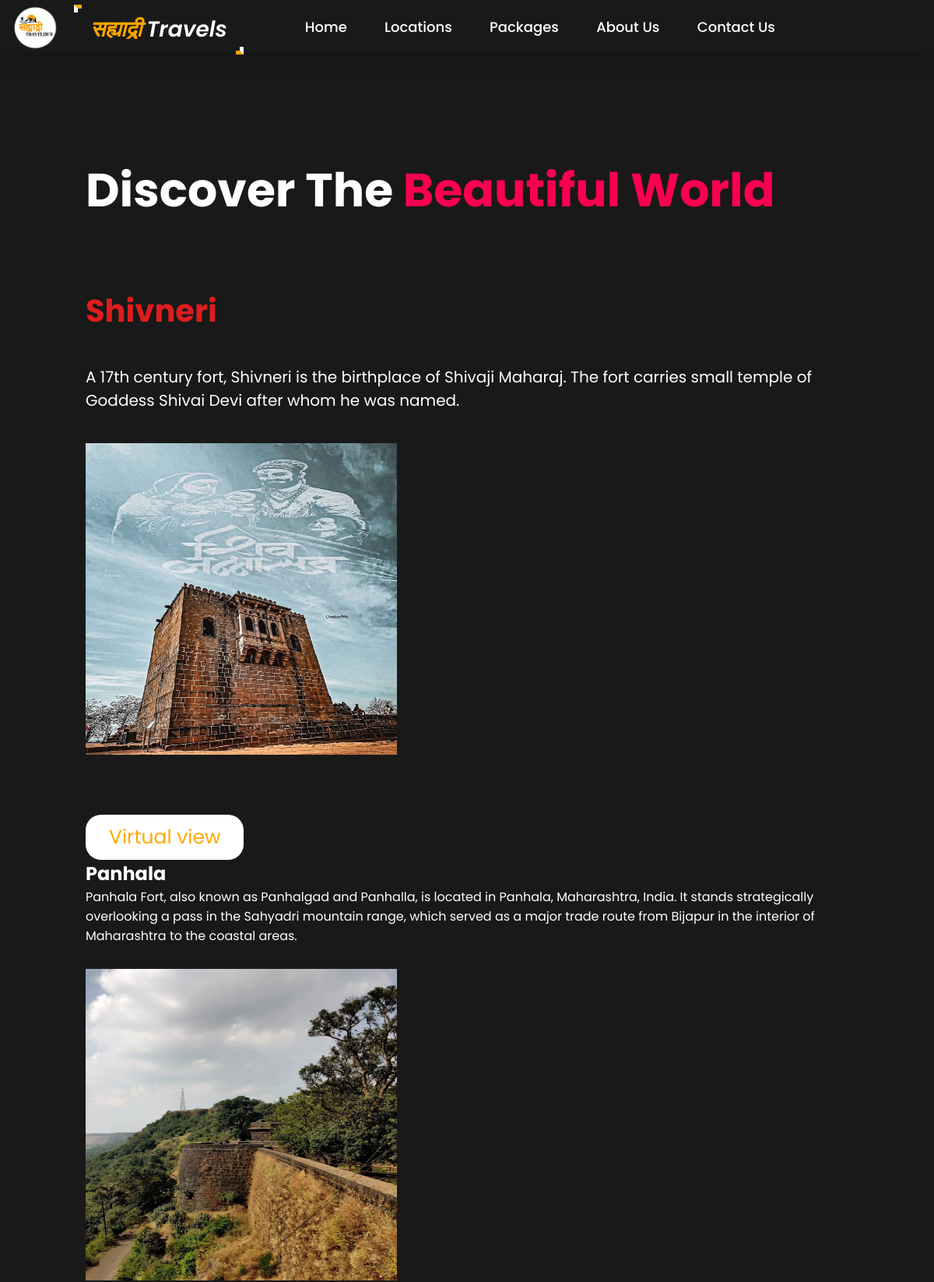
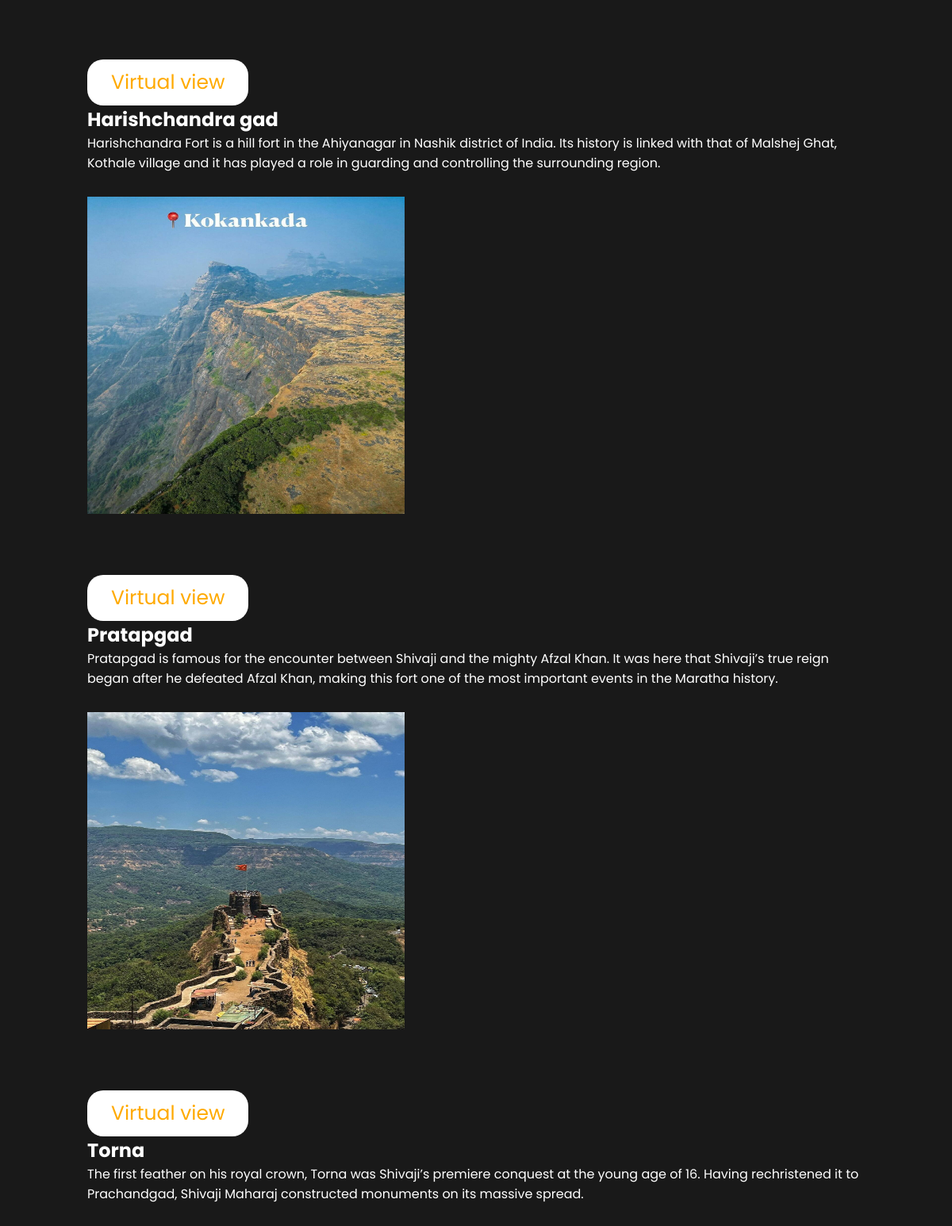
Screenshot of /location11.php (upper part) with the database file from the repository (2 pictures, top to bottom).
### tables this page shows
CREATE TABLE `location` (
  `srno` int(100) NOT NULL,
  `state` varchar(100) NOT NULL,
  `loc_name` text NOT NULL,
  `description` varchar(1000) NOT NULL,
  `vr` varchar(200) NOT NULL,
  `photo` varchar(200) NOT NULL
);

### location11.php (the view, shortened to what this page needs)
<?php
 require('connection.php');
 $query = "SELECT *FROM location";
 $location = $con->query($query);
?>
<!DOCTYPE html>
<html lang="en">
<head>
    <link rel="stylesheet" type="text/css" href="css/style.css">
    <link rel="stylesheet" href="css/style1.css">
    <link rel="stylesheet" href="https://unpkg.com/boxicons@latest/css/boxicons.min.css">
</head>
<body class="location-body">
    <nav>
    <img src="./files/logo1.png" class="logo" title="सह्याद्री Travels"><span>
                        <h4>सह्याद्री  </h4> Travels
                    </span>
        <ul class="navbar">
            <li>
                <a href="./index.php">Home</a>
                <a href="./index.php#locations">Locations</a>
                <a href="./index.php#package">Packages</a>
                <a href="./about.html">About Us</a>
                <a href="./contact.php">Contact Us</a>
            </li>
        </ul>
    </nav>
<section class="location-section">
    <div class="location-heading">
        <h1>Discover The <span>Beautiful World</span></h1>
    </div>
    <div class="location-detail">
    <?php
while($data = mysqli_fetch_assoc($location)){
    ?>
    <h1><?php echo $data['loc_name']; ?></h1>
    <p><?php echo $data['description']; ?></p>
    <div class="location-img">
    <img src="./files/<?php echo $data["photo"]; ?>" alt="">
    </div>
    <a href="VR tours/shivneri.html" class="button">Virtual view</a>
 </div>
 <?php
}
 ?>
</body>
</html>

### css/style.css (style rules this page uses)
* { padding:0; margin:0; box-sizing:border; font-family:'Poppins',sans-serif; text-decoration: none; list-style: none; scroll-behavior: smooth; }
nav { width: 100%; position: sticky; box-shadow: 5px 5px 30px rgba(0, 0, 0, 15%); display: flex; align-items: center; justify-content: space-around; right: 1%; }
nav .logo { width: 66px; margin: 2vh; margin-left: 1%; position: absolute; left: 0%; }
nav ul li { list-style: none; display: inline-block; margin-left: 40px; position: relative; right: 26% }
.navbar { display: flex; margin-right: 47vh; }
.navbar a { color: white; font-size: 18px; padding: 10px 22px; border-radius: 4px; font-weight: 500; text-decoration: none; transition: ease 0.40s; position: relative; left: 60%; }
nav ul li a { text-decoration: none; color: rgb(255, 255, 255); font-size: 17px; }
.button { display: inline-block; margin-top:5vh; font-size: 25px; padding: 10px 30px; color: rgb(255, 170, 0); background-color: white; border-radius: 20px; text-decoration: none; transition: ease 0.30s; }
.location-section { padding: 110px; height: 100%; min-height: 100vh; }
.location-heading h1 { margin-top: 20px; font-size: 60px; margin-bottom: 20px; }
.location-heading h1 span { color: #fc0050; }
.location-detail h1 { padding-top: 60px; color:#de1d1d; font-size: 40px; }
.location-detail p { font-size: 20px; margin-top: 40px; margin-bottom: 10px; }
.location-img img { height: 400px; width: 400px; margin-top: 30px; margin-bottom: 30px; }

### css/style1.css (style rules this page uses)
*, *:before, *:after { padding: 0; margin: 0; box-sizing: border-box; }
body { background-color: #080710; }
::placeholder { color: #e5e5e5; }

### location11.php (style rules this page uses)
.location-body { background-color: #191919; color: white; }

### rows the page displays
location: loc_name "Shivneri", description "A 17th century fort, Shivneri is the birthplace of Shivaji Maharaj. The fort carries small temple of Goddess Shivai Devi after whom he was named.", photo (picture)
location: loc_name "Panhala", description "Panhala Fort, also known as Panhalgad and Panhalla, is located in Panhala, Maharashtra, India. It stands strategically overlooking a pass in the Sahyadri mountain range, which served as a major trade route from Bijapur in the interior of Maharashtra to the coastal areas.", photo (picture)
location: loc_name "Harishchandra gad", description "Harishchandra Fort is a hill fort in the Ahiyanagar in Nashik district of India. Its history is linked with that of Malshej Ghat, Kothale village and it has played a role in guarding and controlling the surrounding region.", photo (picture)
location: loc_name "Pratapgad", description "Pratapgad is famous for the encounter between Shivaji and the mighty Afzal Khan. It was here that Shivaji’s true reign began after he defeated Afzal Khan, making this fort one of the most important events in the Maratha history.", photo (picture)
location: loc_name "Torna", description "The first feather on his royal crown, Torna was Shivaji’s premiere conquest at the young age of 16. Having rechristened it to Prachandgad, Shivaji Maharaj constructed monuments on its massive spread."
